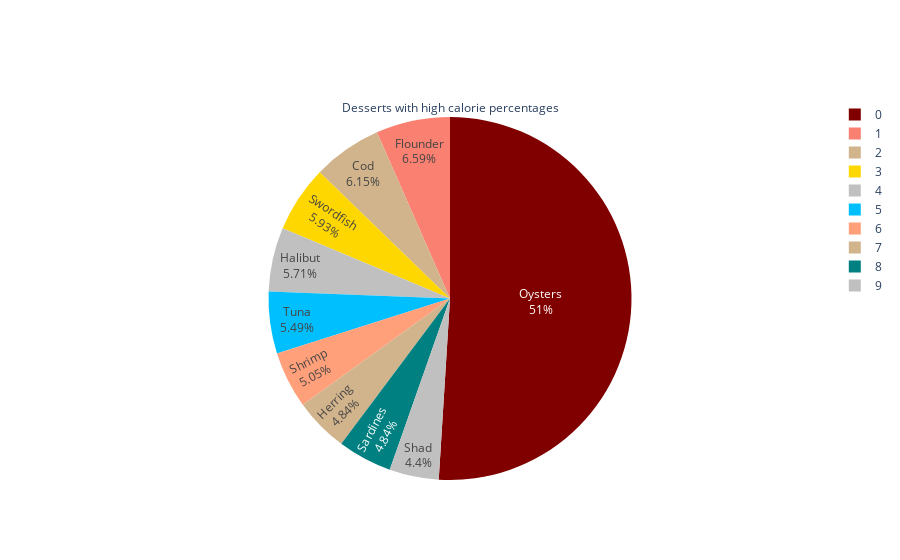

Notebook cell for this chart:
### Markdown cell above
## Analyzing meat, poultry , seafood.

### Code cell
meat= nutrients[nutrients['Category'].isin(['Fish Seafood','Meat Poultry'])]
meats_top=drinks.sort_values(by='Protein', ascending= False)
meats_top=meats_top.head(10)

fig = go.Figure(go.Pie(values=meats_top['Protein'].values, text=meats_top['Food'],
                              title = { "text": "Desserts with high calorie percentages"},
               marker = {"colors": ["maroon", "salmon", "tan", "gold", "silver","deepskyblue", "lightsalmon", "tan", "teal", "silver"],
                "line": {"color": ["wheat", "wheat", "blue", "wheat", "wheat","wheat", "wheat", "blue", "wheat", "wheat"]}}))
fig.show()

### Figure 1 — Plotly figure (JSON) as saved in the notebook; plotly's stock layout.template omitted (floating-point values rounded to 4 significant figures)
{"data": [{"marker": {"colors": ["maroon", "salmon", "tan", "gold", "silver", "deepskyblue", "lightsalmon", "tan", "teal", "silver"], "line": {"color": ["wheat", "wheat", "blue", "wheat", "wheat", "wheat", "wheat", "blue", "wheat", "wheat"]}}, "text": ["Oysters", "Flounder", "Cod", "Swordfish", "Halibut", "Tuna", "Shrimp", "Herring", "Sardines", "Shad"], "title": {"text": "Desserts with high calorie percentages"}, "type": "pie", "values": [232, 30, 28, 27, 26, 25, 23, 22, 22, 20]}], "layout": {"autosize": true}}
